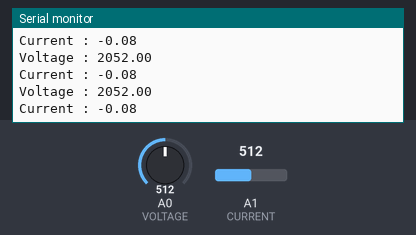
Bench run of a sketch on a simulated Arduino Uno, built with avr-gcc and run on an emulated ATmega328P. Shown: the last lines printed to the serial monitor. The inputs (shaded band) are chosen by the test bench; at power-on: A0 (VOLTAGE) = 512, A1 (CURRENT) = 512.

Above: at 1.2 s.
1.3 s: A0 (VOLTAGE) set to 716
At 1.71 s:
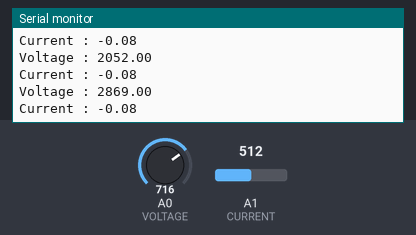
4.3 s: A1 (CURRENT) set to 716
At 4.73 s:
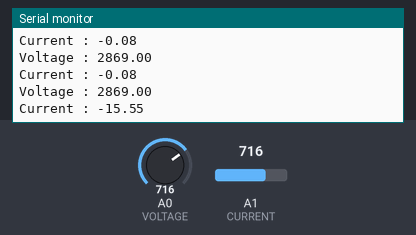
5.8 s: A0 (VOLTAGE) set to 900
At 6.0 s:
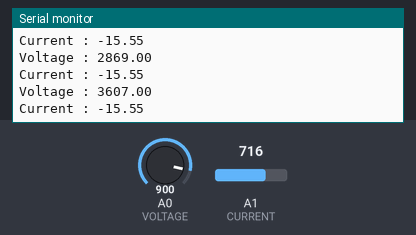
7.3 s: A1 (CURRENT) set to 900
At 7.51 s:
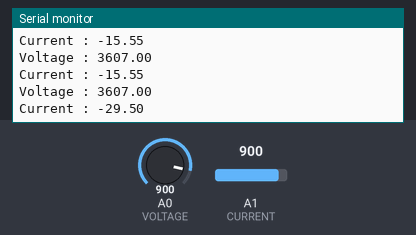
Timing chart, 0 to 9.8 s (numbered marks = the images above; inputs shaded):
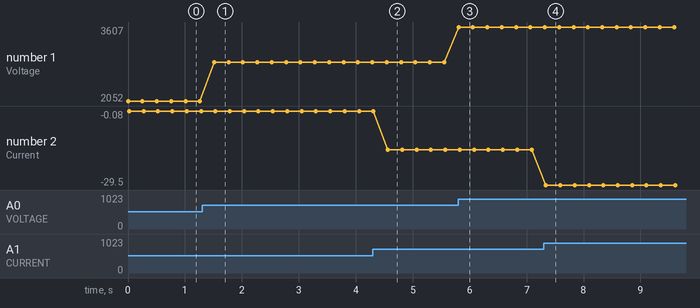

The sketch:

DC_Sensor_v1.3.ino
```cpp
/* This device collects voltage and current data from a DC source
 *  and starts accumulating power data.  When a request is sent by
 *  the master device, an average of the power during the intervening
 *  period is sent and the accumulators are reset.
 *
 */

#include <Wire.h>
#include "pins.h"

float voltage, current, power;
float accumulate_power;  //Initialize accumulators
int sample_counter=0;

void setup() {
  //setup device as I2c Slave device 9
  Wire.begin(5);
  #ifdef DEBUG
    Serial.begin(9600);
  #endif
  //setup pins
  pinMode(VOLTAGE, INPUT);
  pinMode(CURRENT, INPUT);
  Wire.onRequest(send_avg_power);  //send data point

}

void loop() {
  //take an average reading of voltage, current, and time then report the
  //average power for that period the program will count the number of samples
  //between requests, then divide to find the average for that period
  //the counter will be reset when data is sent.
    //read signals
    voltage = analogRead(VOLTAGE);  //this will read the value off of the voltage divider circuit
    voltage = map(voltage, 0, 1023, 0, 4100);  //set the maximum input to 40V this is set by voltage divider to be linear input
                                                //rated in millivolts
    current = analogRead(CURRENT)*(-6.75/89)+38.7556179775281;  //recalculate this value using calibration curve data

    #ifdef DEBUG
      Serial.print("Voltage : ");
      Serial.println(voltage);
      Serial.print("Current : ");
      Serial.println(current);
      delay(250);
    #endif
    accumulate_power = accumulate_power + (current*voltage);
    sample_counter++;
    delay(1);


}

void send_avg_power()
  {
    int avg_power;
    avg_power = abs(int(accumulate_power/sample_counter));  //calculate the average power from sum of timesteps
    int nodePayload[4];
    nodePayload[0] = (avg_power >> 24);            // msb1, (x >>8 ) = ( x/256)
    nodePayload[1] = (avg_power >> 16);          // lsb1
    nodePayload[2] = (avg_power >> 8);            // msb1, (x >>8 ) = ( x/256)
    nodePayload[3] = (avg_power & 0xff);          // lsb1
    for (int i=0; i < 3; i++) Wire.write(nodePayload[i]);
    accumulate_power = 0;
    sample_counter = 0;     //reset accumulators
    #ifdef DEBUG
    Serial.println(avg_power);
    #endif
  }
```

pins.h
```cpp
#define VOLTAGE A0
#define CURRENT A1
#define DC_CURRENT_OFFSET 0


#define DEBUG
```

Measured:
- after the input at 1.3 s, the serial monitor: prints a new line after 0.21 s (image 1)
- after the input at 4.3 s, the serial monitor: prints a new line after 0.26 s (image 2)
- after the input at 5.8 s, the serial monitor: prints a new line at once (image 3)
- after the input at 7.3 s, the serial monitor: prints a new line at once (image 4)
- plotted number 1: 2052 → 2869 after the input at 1.3 s, 2869 → 3607 after the input at 5.8 s
- plotted number 2: -0.08 → -15.55 after the input at 4.3 s, -15.55 → -29.5 after the input at 7.3 s
